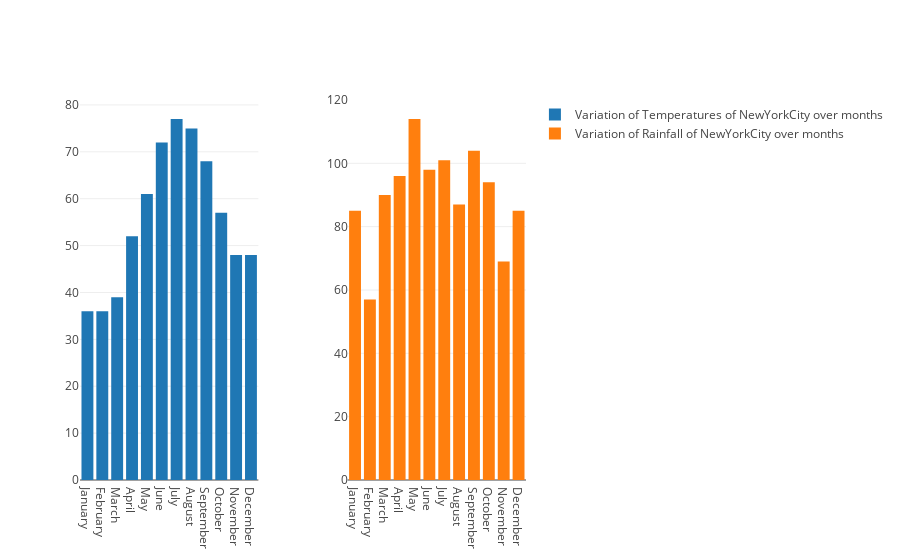

Notebook code for this chart:
### Code cell
fig = go.Figure(data=data, 
                layout=layout)

offline.iplot(fig)

### Figure 1 — Plotly figure (JSON) as saved in the notebook; plotly's stock layout.template omitted (floating-point values rounded to 4 significant figures)
{"data": [{"name": "Variation of Temperatures of NewYorkCity over months", "type": "bar", "uid": "6f33eb68-9aca-11e8-b39e-6030d4660e22", "x": ["January", "February", "March", "April", "May", "June", "July", "August", "September", "October", "November", "December"], "y": [36, 36, 39, 52, 61, 72, 77, 75, 68, 57, 48, 48]}, {"name": "Variation of Rainfall of NewYorkCity over months", "type": "bar", "uid": "6f33ed3e-9aca-11e8-b1d9-6030d4660e22", "x": ["January", "February", "March", "April", "May", "June", "July", "August", "September", "October", "November", "December"], "xaxis": "x2", "y": [85, 57, 90, 96, 114, 98, 101, 87, 104, 94, 69, 85], "yaxis": "y2"}], "layout": {"xaxis": {"domain": [0, 0.4]}, "xaxis2": {"domain": [0.6, 1]}, "yaxis2": {"anchor": "free", "overlaying": "y", "position": 0.6}}}
